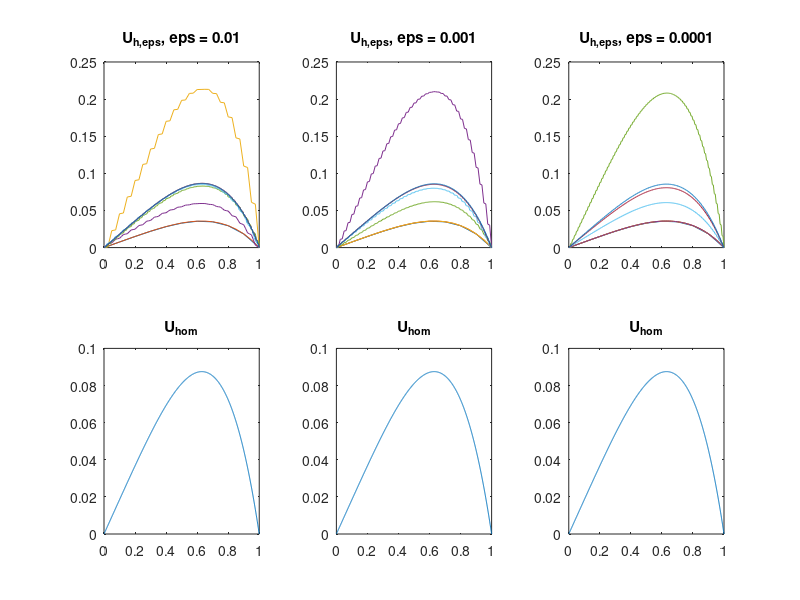
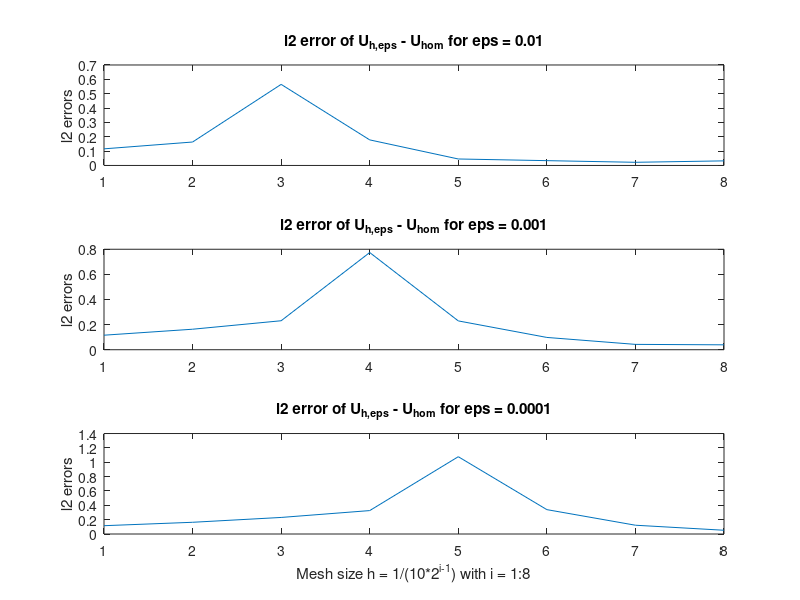

Here is the MATLAB script that generated these plots, in order: (Note: this script raises an error after producing the figures.)
% Finite difference scheme for elliptic PDES
% PDE  is  \grad \cdot ( a(X) \grad u) = f
% discretize second derivative:
%       u'' = u(x_h) - 2u(x) + u(x-h)/ h^2 + O(h^2)  + ...
%       = (D^+ * D^-) u
%       Ex:, 1D, this is  -(a(x)u'(x))' = D^+(a(x-h/2)D^- u) = D^+(a(x-h/2) (u(x) -
%       u(x-h)/h) =
%           = a(x+h/2)((u(x+h) -u(x))/h^2 - a(x-h/2)((u(x)-u(x-h))/h^2 +
%           O(h^2) [//second order accurate , dropping the O(h^2) Terms//]
%
%       Higher D,becomes  - \grad \cdot (a(x) \grad u) = -\partial x_1 (a(x)
%       \partial x_1 u) - \partial x_2(a(x) \partial x_2 u) + O(h^2)
%
%       Stability etc.:
%       if PDE is Lu  = f, second order means that (L - L_h) u = O(h^2),
%       and have ||L_h^{-1}|| < p
%
%       THIS PROB: -(a(x/eps)u'(x))' = x^2
%       Test 1: let a(x/eps) = 2, then soln u = x^4/24
%
%       || u_{eps,h} - u_{hom}||_{L^2}  = ( sum of (squares*dx) )^{1/2}
%
%       2D MultiGrid  Num. Solver for AU = F (assume discretized, so linear
%       alg. problem)A \in \IR^n \times\IR^n
%           LU decomp ~ O(n^3) iterative schemes m(#iterations)* n^2 (m*n for
%           sparse sys.)
%           multigrid for sparse matrices makes it ~O(n) for sure.
%
%           Process
%           Take Jacobi Iteration: U^{n+1} = D^{-1}(f + (L+U)U^n) where
%           A = D - L - U, e^{n+1} = M e^n where M  = D^{-1}(L+U). Take
%           weighted sum of jacobi step;
%               M_\omega = (1- \omega)I + \omega(D^{-1}(L+U))
%               ~~Converges if and only if spectrum M is in the unit circle ~~
%
%               Model Prob - u'' = f on [0,1]
%           fintite diff. n intervals, kth eigenvector
%                   (v_k)j= sin(pi k j /  n) 0 \leq j \leq n
%                   lambda_k(A) = 4 sin^2 ( pi k /2n)
%                    lambda_k (M_\omega) = 1-2\omega sin^2(k pi /2n)
%                           max'd at k = 1, lambda_k(M_\omega)
%                                    \approx 1 - \omega/2 * pi^2/n^2
%                           take n=4, \omega = 1
%                           so \lambda_k(M_\oemga) \leq \approx 2/3, so
%                                      spec(M_\omega) \approx 2/3
%                    errors:
%                      e_0 = \sum_k a_k v_k
%                       M^je_0 = \sum_j a_k^jlambda_k^j v_k ~error goes to
%                           zero quickly for small e.val e.vect.s,
%                 iDeas
%                   1. Use Coarse Grid to get better initial guess - interpolate
%                 to a finer mesh, giving hgihly oscillatory errors, which
%                 can be treated well.
%                   2. compute residual, pose on a coarse grid to get a
%                   corrector
%
%                   TODO: solve -u'' = f with weighted Jacobi \omega = 2/3
%                           use u_0 = randn(n-1,1)



clf;

for j = 0:2
    eps = 10^(-2-j);

    y = @(x) (1.1 + sin(2 * pi * x ./ eps));%(2 +0*x); %
    %  There is a huge oscillation in the stiffness.
    s = @(x) x.^4/24 + x;
    %homogonized equation, bar{a} = 0.45
    h = @(x) (1/(12*0.45))*(x - x.^4);
    % y= 2 + 0*x;
    usv = ones(9,8);
    l2_err = ones(1,8);
    for i = 1:8

        N = 10*2^(i-1); % (0:3)

        %N = 100;
        dx = 1/N;
        x = (1:N-1)*dx;  % grid for a single side

        A =  N^2 * diag( ( y([x+dx/2]) + y([x-dx/2]) ));
        A = A - N^2 * diag(y([x(2:end)-dx/2]),-1);
        A = A - N^2 * diag(y([x(1:end-1)+dx/2]),1);


        f= x' .* x'; % ones(N-1,1);

        u = A\f;
        %errs = u' - s(x);
        errs = u' - h(x);
        l2_err(i)  = sqrt(sum(errs.^2));

        figure(1)
        subplot(2,3,j+1)
        plot([0,x,1], [0,u',0])
        title(['U_{h,eps}, eps = ' ,num2str(eps)]);
        hold on
        subplot(2,3,4+j)
        plot([0,x,1],[0,h(x),0])
        title('U_{hom}');

%         hold on
%         subplot(2,1,2)
%         plot([0,x,1],[0,errs,0] )
%         %hold off
%         title('l2 norm of u_{h,eps} - u_{hom}')
          J = N/10;
        usv(:,i) = u(J:J:N-1);

    end
    %suptitle(' Graphs of U_{h,eps} and U_{hom}')
    figure(2)
    subplot(3,1,j+1)
    plot(l2_err)
    title(['l2 error of U_{h,eps} - U_{hom} for eps = ',num2str(eps)])
    ylabel('l2 errors')
end
    xlabel('Mesh size h = 1/(10*2^{i-1}) with i = 1:8')

suptitle('Graphs of l2 Errors vs mesh size (in terms of i) for 3 Different Epsilon')
hold off
%legend([{'1'},{'2'},{'3'},{'4'},{'5'},{'6'}])
